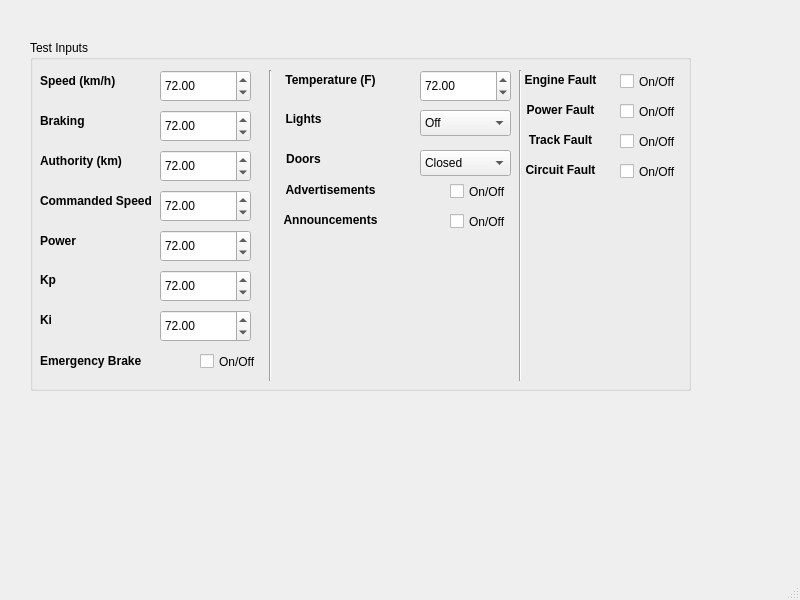
<?xml version="1.0" encoding="UTF-8"?>
<ui version="4.0">
 <class>Test_SecondWindow</class>
 <widget class="QMainWindow" name="Test_SecondWindow">
  <property name="geometry">
   <rect>
    <x>0</x>
    <y>0</y>
    <width>800</width>
    <height>600</height>
   </rect>
  </property>
  <property name="windowTitle">
   <string>MainWindow</string>
  </property>
  <widget class="QWidget" name="centralwidget">
   <widget class="QGroupBox" name="Manual_Frame_4">
    <property name="geometry">
     <rect>
      <x>30</x>
      <y>40</y>
      <width>661</width>
      <height>351</height>
     </rect>
    </property>
    <property name="title">
     <string>Test Inputs</string>
    </property>
    <widget class="QCheckBox" name="TestMode_Advertisements">
     <property name="geometry">
      <rect>
       <x>420</x>
       <y>140</y>
       <width>61</width>
       <height>23</height>
      </rect>
     </property>
     <property name="text">
      <string>On/Off</string>
     </property>
    </widget>
    <widget class="QLabel" name="label_42">
     <property name="geometry">
      <rect>
       <x>10</x>
       <y>60</y>
       <width>91</width>
       <height>41</height>
      </rect>
     </property>
     <property name="font">
      <font>
       <bold>true</bold>
      </font>
     </property>
     <property name="text">
      <string>Braking</string>
     </property>
    </widget>
    <widget class="QLabel" name="label_9">
     <property name="geometry">
      <rect>
       <x>240</x>
       <y>70</y>
       <width>67</width>
       <height>17</height>
      </rect>
     </property>
     <property name="font">
      <font>
       <bold>true</bold>
      </font>
     </property>
     <property name="text">
      <string>Lights</string>
     </property>
     <property name="alignment">
      <set>Qt::AlignCenter</set>
     </property>
    </widget>
    <widget class="QCheckBox" name="TestMode_Announcements">
     <property name="geometry">
      <rect>
       <x>420</x>
       <y>170</y>
       <width>61</width>
       <height>23</height>
      </rect>
     </property>
     <property name="text">
      <string>On/Off</string>
     </property>
    </widget>
    <widget class="QDoubleSpinBox" name="TestMode_Temperature">
     <property name="geometry">
      <rect>
       <x>390</x>
       <y>30</y>
       <width>91</width>
       <height>32</height>
      </rect>
     </property>
     <property name="minimum">
      <double>50.000000000000000</double>
     </property>
     <property name="maximum">
      <double>90.000000000000000</double>
     </property>
     <property name="value">
      <double>72.000000000000000</double>
     </property>
    </widget>
    <widget class="Line" name="line_7">
     <property name="geometry">
      <rect>
       <x>480</x>
       <y>30</y>
       <width>20</width>
       <height>311</height>
      </rect>
     </property>
     <property name="orientation">
      <enum>Qt::Vertical</enum>
     </property>
    </widget>
    <widget class="Line" name="line_8">
     <property name="geometry">
      <rect>
       <x>230</x>
       <y>30</y>
       <width>20</width>
       <height>311</height>
      </rect>
     </property>
     <property name="orientation">
      <enum>Qt::Vertical</enum>
     </property>
    </widget>
    <widget class="QComboBox" name="TestMode_Lights">
     <property name="geometry">
      <rect>
       <x>390</x>
       <y>70</y>
       <width>91</width>
       <height>26</height>
      </rect>
     </property>
     <item>
      <property name="text">
       <string>Off</string>
      </property>
     </item>
     <item>
      <property name="text">
       <string>Internal</string>
      </property>
     </item>
     <item>
      <property name="text">
       <string>External</string>
      </property>
     </item>
     <item>
      <property name="text">
       <string>Both</string>
      </property>
     </item>
    </widget>
    <widget class="QComboBox" name="TestMode_Doors">
     <property name="geometry">
      <rect>
       <x>390</x>
       <y>110</y>
       <width>91</width>
       <height>26</height>
      </rect>
     </property>
     <item>
      <property name="text">
       <string>Closed</string>
      </property>
     </item>
     <item>
      <property name="text">
       <string>Left</string>
      </property>
     </item>
     <item>
      <property name="text">
       <string>Right</string>
      </property>
     </item>
     <item>
      <property name="text">
       <string>Both</string>
      </property>
     </item>
    </widget>
    <widget class="QLabel" name="label_10">
     <property name="geometry">
      <rect>
       <x>240</x>
       <y>110</y>
       <width>67</width>
       <height>17</height>
      </rect>
     </property>
     <property name="font">
      <font>
       <bold>true</bold>
      </font>
     </property>
     <property name="text">
      <string>Doors</string>
     </property>
     <property name="alignment">
      <set>Qt::AlignCenter</set>
     </property>
    </widget>
    <widget class="QLabel" name="label_43">
     <property name="geometry">
      <rect>
       <x>240</x>
       <y>170</y>
       <width>121</width>
       <height>20</height>
      </rect>
     </property>
     <property name="font">
      <font>
       <bold>true</bold>
      </font>
     </property>
     <property name="text">
      <string>Announcements</string>
     </property>
     <property name="alignment">
      <set>Qt::AlignCenter</set>
     </property>
    </widget>
    <widget class="QLabel" name="label_44">
     <property name="geometry">
      <rect>
       <x>10</x>
       <y>20</y>
       <width>91</width>
       <height>41</height>
      </rect>
     </property>
     <property name="font">
      <font>
       <bold>true</bold>
      </font>
     </property>
     <property name="text">
      <string>Speed (km/h)</string>
     </property>
    </widget>
    <widget class="QLabel" name="label_45">
     <property name="geometry">
      <rect>
       <x>240</x>
       <y>140</y>
       <width>121</width>
       <height>20</height>
      </rect>
     </property>
     <property name="font">
      <font>
       <bold>true</bold>
      </font>
     </property>
     <property name="text">
      <string>Advertisements</string>
     </property>
     <property name="alignment">
      <set>Qt::AlignCenter</set>
     </property>
    </widget>
    <widget class="QDoubleSpinBox" name="TestMode_Speed">
     <property name="geometry">
      <rect>
       <x>130</x>
       <y>30</y>
       <width>91</width>
       <height>32</height>
      </rect>
     </property>
     <property name="minimum">
      <double>50.000000000000000</double>
     </property>
     <property name="maximum">
      <double>90.000000000000000</double>
     </property>
     <property name="value">
      <double>72.000000000000000</double>
     </property>
    </widget>
    <widget class="QDoubleSpinBox" name="TestMode_Braking">
     <property name="geometry">
      <rect>
       <x>130</x>
       <y>70</y>
       <width>91</width>
       <height>32</height>
      </rect>
     </property>
     <property name="minimum">
      <double>50.000000000000000</double>
     </property>
     <property name="maximum">
      <double>90.000000000000000</double>
     </property>
     <property name="value">
      <double>72.000000000000000</double>
     </property>
    </widget>
    <widget class="QLabel" name="label_46">
     <property name="geometry">
      <rect>
       <x>10</x>
       <y>300</y>
       <width>101</width>
       <height>41</height>
      </rect>
     </property>
     <property name="font">
      <font>
       <bold>true</bold>
      </font>
     </property>
     <property name="text">
      <string>Emergency Brake</string>
     </property>
    </widget>
    <widget class="QCheckBox" name="TestMode_EmergencyBrake">
     <property name="geometry">
      <rect>
       <x>170</x>
       <y>310</y>
       <width>61</width>
       <height>23</height>
      </rect>
     </property>
     <property name="text">
      <string>On/Off</string>
     </property>
    </widget>
    <widget class="QLabel" name="label_47">
     <property name="geometry">
      <rect>
       <x>10</x>
       <y>100</y>
       <width>91</width>
       <height>41</height>
      </rect>
     </property>
     <property name="font">
      <font>
       <bold>true</bold>
      </font>
     </property>
     <property name="text">
      <string>Authority (km)</string>
     </property>
    </widget>
    <widget class="QDoubleSpinBox" name="TestMode_Authority">
     <property name="geometry">
      <rect>
       <x>130</x>
       <y>110</y>
       <width>91</width>
       <height>32</height>
      </rect>
     </property>
     <property name="minimum">
      <double>50.000000000000000</double>
     </property>
     <property name="maximum">
      <double>90.000000000000000</double>
     </property>
     <property name="value">
      <double>72.000000000000000</double>
     </property>
    </widget>
    <widget class="QLabel" name="label_48">
     <property name="geometry">
      <rect>
       <x>10</x>
       <y>140</y>
       <width>111</width>
       <height>41</height>
      </rect>
     </property>
     <property name="font">
      <font>
       <bold>true</bold>
      </font>
     </property>
     <property name="text">
      <string>Commanded Speed</string>
     </property>
    </widget>
    <widget class="QDoubleSpinBox" name="TestMode_CommandedSpeed">
     <property name="geometry">
      <rect>
       <x>130</x>
       <y>150</y>
       <width>91</width>
       <height>32</height>
      </rect>
     </property>
     <property name="minimum">
      <double>50.000000000000000</double>
     </property>
     <property name="maximum">
      <double>90.000000000000000</double>
     </property>
     <property name="value">
      <double>72.000000000000000</double>
     </property>
    </widget>
    <widget class="QLabel" name="label_49">
     <property name="geometry">
      <rect>
       <x>240</x>
       <y>30</y>
       <width>121</width>
       <height>20</height>
      </rect>
     </property>
     <property name="font">
      <font>
       <bold>true</bold>
      </font>
     </property>
     <property name="text">
      <string>Temperature (F)</string>
     </property>
     <property name="alignment">
      <set>Qt::AlignCenter</set>
     </property>
    </widget>
    <widget class="QLabel" name="label_50">
     <property name="geometry">
      <rect>
       <x>490</x>
       <y>30</y>
       <width>81</width>
       <height>20</height>
      </rect>
     </property>
     <property name="font">
      <font>
       <bold>true</bold>
      </font>
     </property>
     <property name="text">
      <string>Engine Fault</string>
     </property>
     <property name="alignment">
      <set>Qt::AlignCenter</set>
     </property>
    </widget>
    <widget class="QLabel" name="label_51">
     <property name="geometry">
      <rect>
       <x>490</x>
       <y>60</y>
       <width>81</width>
       <height>20</height>
      </rect>
     </property>
     <property name="font">
      <font>
       <bold>true</bold>
      </font>
     </property>
     <property name="text">
      <string>Power Fault</string>
     </property>
     <property name="alignment">
      <set>Qt::AlignCenter</set>
     </property>
    </widget>
    <widget class="QLabel" name="label_52">
     <property name="geometry">
      <rect>
       <x>490</x>
       <y>90</y>
       <width>81</width>
       <height>20</height>
      </rect>
     </property>
     <property name="font">
      <font>
       <bold>true</bold>
      </font>
     </property>
     <property name="text">
      <string>Track Fault</string>
     </property>
     <property name="alignment">
      <set>Qt::AlignCenter</set>
     </property>
    </widget>
    <widget class="QLabel" name="label_53">
     <property name="geometry">
      <rect>
       <x>490</x>
       <y>120</y>
       <width>81</width>
       <height>20</height>
      </rect>
     </property>
     <property name="font">
      <font>
       <bold>true</bold>
      </font>
     </property>
     <property name="text">
      <string>Circuit Fault</string>
     </property>
     <property name="alignment">
      <set>Qt::AlignCenter</set>
     </property>
    </widget>
    <widget class="QCheckBox" name="TestMode_EngineFault">
     <property name="geometry">
      <rect>
       <x>590</x>
       <y>30</y>
       <width>61</width>
       <height>23</height>
      </rect>
     </property>
     <property name="text">
      <string>On/Off</string>
     </property>
    </widget>
    <widget class="QCheckBox" name="TestMode_PowerFault">
     <property name="geometry">
      <rect>
       <x>590</x>
       <y>60</y>
       <width>61</width>
       <height>23</height>
      </rect>
     </property>
     <property name="text">
      <string>On/Off</string>
     </property>
    </widget>
    <widget class="QCheckBox" name="TestMode_TrackFault">
     <property name="geometry">
      <rect>
       <x>590</x>
       <y>90</y>
       <width>61</width>
       <height>23</height>
      </rect>
     </property>
     <property name="text">
      <string>On/Off</string>
     </property>
    </widget>
    <widget class="QCheckBox" name="TestMode_CircuitFault">
     <property name="geometry">
      <rect>
       <x>590</x>
       <y>120</y>
       <width>61</width>
       <height>23</height>
      </rect>
     </property>
     <property name="text">
      <string>On/Off</string>
     </property>
    </widget>
    <widget class="QLabel" name="label_33">
     <property name="geometry">
      <rect>
       <x>10</x>
       <y>270</y>
       <width>63</width>
       <height>20</height>
      </rect>
     </property>
     <property name="font">
      <font>
       <bold>true</bold>
      </font>
     </property>
     <property name="text">
      <string>Ki</string>
     </property>
    </widget>
    <widget class="QDoubleSpinBox" name="TestEngineerMode_setKp">
     <property name="geometry">
      <rect>
       <x>130</x>
       <y>230</y>
       <width>91</width>
       <height>32</height>
      </rect>
     </property>
     <property name="minimum">
      <double>50.000000000000000</double>
     </property>
     <property name="maximum">
      <double>90.000000000000000</double>
     </property>
     <property name="value">
      <double>72.000000000000000</double>
     </property>
    </widget>
    <widget class="QDoubleSpinBox" name="TestEngineerMode_setKi">
     <property name="geometry">
      <rect>
       <x>130</x>
       <y>270</y>
       <width>91</width>
       <height>32</height>
      </rect>
     </property>
     <property name="minimum">
      <double>50.000000000000000</double>
     </property>
     <property name="maximum">
      <double>90.000000000000000</double>
     </property>
     <property name="value">
      <double>72.000000000000000</double>
     </property>
    </widget>
    <widget class="QLabel" name="label">
     <property name="geometry">
      <rect>
       <x>10</x>
       <y>230</y>
       <width>63</width>
       <height>20</height>
      </rect>
     </property>
     <property name="font">
      <font>
       <bold>true</bold>
      </font>
     </property>
     <property name="text">
      <string>Kp</string>
     </property>
    </widget>
    <widget class="QLabel" name="label_54">
     <property name="geometry">
      <rect>
       <x>10</x>
       <y>180</y>
       <width>101</width>
       <height>41</height>
      </rect>
     </property>
     <property name="font">
      <font>
       <bold>true</bold>
      </font>
     </property>
     <property name="text">
      <string>Power</string>
     </property>
    </widget>
    <widget class="QDoubleSpinBox" name="TestEngineerMode_setKp_2">
     <property name="geometry">
      <rect>
       <x>130</x>
       <y>190</y>
       <width>91</width>
       <height>32</height>
      </rect>
     </property>
     <property name="minimum">
      <double>50.000000000000000</double>
     </property>
     <property name="maximum">
      <double>90.000000000000000</double>
     </property>
     <property name="value">
      <double>72.000000000000000</double>
     </property>
    </widget>
   </widget>
  </widget>
  <widget class="QMenuBar" name="menubar">
   <property name="geometry">
    <rect>
     <x>0</x>
     <y>0</y>
     <width>800</width>
     <height>22</height>
    </rect>
   </property>
  </widget>
  <widget class="QStatusBar" name="statusbar"/>
 </widget>
 <resources/>
 <connections/>
</ui>
